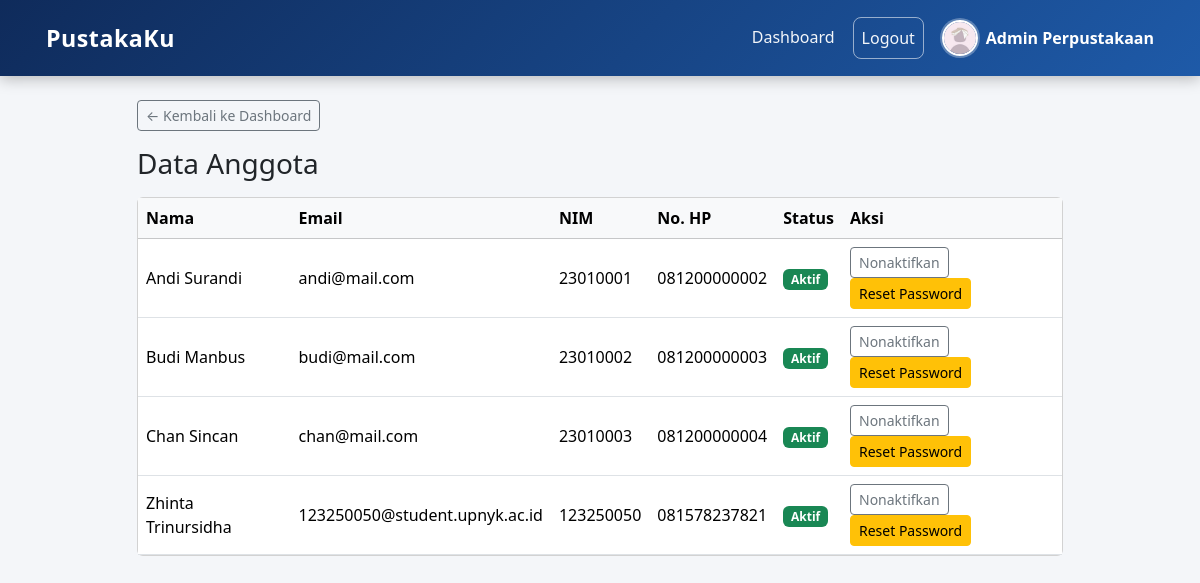
/projek/admin/anggota.php (signed in), run on the app's committed database.
### tables this page shows
CREATE TABLE `users` (
  `id` int(11) NOT NULL,
  `nama` varchar(100) NOT NULL,
  `email` varchar(100) NOT NULL,
  `password` varchar(255) NOT NULL,
  `role` enum('admin','anggota') NOT NULL DEFAULT 'anggota',
  `nim` varchar(20) DEFAULT NULL,
  `no_hp` varchar(15) DEFAULT NULL,
  `foto` varchar(255) NOT NULL DEFAULT 'default.png',
  `status` enum('aktif','nonaktif') NOT NULL DEFAULT 'aktif',
  `remember_token` varchar(64) DEFAULT NULL,
  `created_at` timestamp NOT NULL DEFAULT current_timestamp()
);

### projek/admin/anggota.php (the view, shortened to what this page needs)
<?php
include '../config/koneksi.php';
$data_anggota = mysqli_query(
    $koneksi,
    "SELECT id, nama, email, nim, no_hp, status FROM users WHERE role = 'anggota' ORDER BY nama"
);
include '../includes/header.php';
?>
<div class="row">
    <div class="col-lg-10 mx-auto">
        <a href="<?= $base_url ?>/admin/dashboard.php" class="btn btn-outline-secondary btn-sm mb-3 no-print">
            &larr; Kembali ke Dashboard
        </a>
        <h3 class="mb-3">Data Anggota</h3>
        <div class="card">
            <div class="table-responsive">
                <table class="table table-hover align-middle mb-0">
                    <thead class="table-light">
                        <tr>
                            <th>Nama</th>
                            <th>Email</th>
                            <th>NIM</th>
                            <th>No. HP</th>
                            <th>Status</th>
                            <th style="width: 220px;">Aksi</th>
                        </tr>
                    </thead>
                    <tbody>
                        <?php while ($a = mysqli_fetch_assoc($data_anggota)) { ?>
                            <tr>
                                <td><?= htmlspecialchars($a['nama']) ?></td>
                                <td><?= htmlspecialchars($a['email']) ?></td>
                                <td><?= htmlspecialchars((string) $a['nim']) ?></td>
                                <td><?= htmlspecialchars((string) $a['no_hp']) ?></td>
                                <td>
                                    <?php if ($a['status'] == 'aktif') { ?>
                                        <span class="badge text-bg-success">Aktif</span>
                                    <?php } else { ?>
                                        <span class="badge text-bg-secondary">Nonaktif</span>
                                    <?php } ?>
                                </td>
                                <td>
                                    <form method="POST" class="d-inline>
                                        <input type="hidden" name="id" value="<?= $a['id'] ?>">
                                        <?php if ($a['status'] == 'aktif') { ?>
                                            <button type="submit" name="ubah_status" class="btn btn-sm btn-outline-secondary">Nonaktifkan</button>
                                        <?php } else { ?>
                                            <input type="hidden" name="status_baru" value="aktif">
                                            <button type="submit" name="ubah_status" class="btn btn-sm btn-outline-success">Aktifkan</button>
                                        <?php } ?>
                                    </form>
                                    <form method="POST" class="d-inline form-konfirmasi"
                                          data-pesan="Reset password <?= htmlspecialchars($a['nama']) ?>?">
                                        <button type="submit" name="reset_password" class="btn btn-sm btn-warning">Reset Password</button>
                                    </form>
                                </td>
                            </tr>
                        <?php } ?>
                    </tbody>
                </table>
            </div>
        </div>
    </div>
</div>
<?php
include '../includes/footer.php';
?>

### projek/assets/style.css (style rules this page uses)
:root { --warna-utama: #1e5aa8; --warna-latar: #f4f6f9; }
body { background-color: var(--warna-latar); }

### data on the page
users: nama "Andi Surandi", email "andi@mail.com", nim "23010001", no_hp "081200000002", status "Aktif", $a['id'] 2 (drawn)
users: nama "Budi Manbus", email "budi@mail.com", nim "23010002", no_hp "081200000003", status "Aktif", $a['id'] 3 (drawn)
users: nama "Chan Sincan", email "chan@mail.com", nim "23010003", no_hp "081200000004", status "Aktif", $a['id'] 4 (drawn)
users: nama "Zhinta Trinursidha", email "123250050@student.upnyk.ac.id", nim "123250050", no_hp "081578237821", status "Aktif", $a['id'] 5 (drawn)

### other printed values
$_SESSION['nama'] "Admin Perpustakaan"
